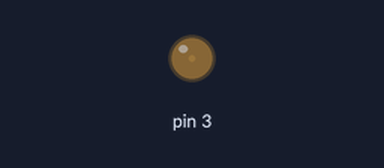
Simulated run of this sketch. Board: Arduino Uno, built with avr-gcc and run on an emulated ATmega328P. On the bench: output pins drawn as LEDs (lit = HIGH).

Above: at 0.05 s.
At 0.5 s:
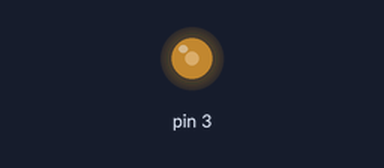
At 0.75 s:
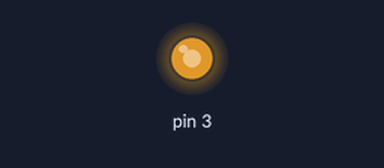
At 1.0 s:
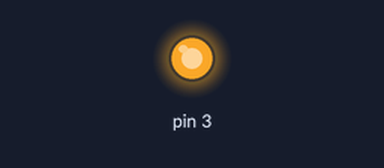
Timing chart, 0 to 3.0 s (numbered marks = the images above):
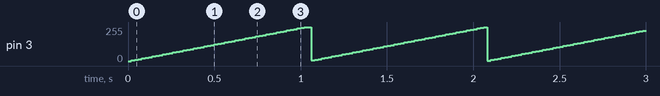

Measured:
- by itself, pin 3: ramps from 0/255 to 255/255 and jumps back, once every 1.0 s

The sketch:

AR08_4led.ino
```cpp
/*
 Dimming 4 leds
 */

int ledR = 3;    // LED connected to digital pin 3
int ledG = 5;
int ledB = 6;
int ledY = 9;

int dimTime = 20;

void setup()  {
  // nothing happens in setup
}

 void loop() {
  dimLed(ledR);
  dimLed(ledG);
  dimLed(ledB);
  dimLed(ledY);
 }

void dimLed(int led)  {
  // fade in from min to max in increments of 5 points:
  for(int fadeValue = 0 ; fadeValue <= 255; fadeValue +=5) {
    // sets the value (range from 0 to 255):
    analogWrite(led, fadeValue);
    // wait for 20 milliseconds to see the dimming effect
    delay(dimTime);
  }

  // fade out from max to min in increments of 5 points:
for(int fadeValue = 255; fadeValue >= 0; fadeValue +=5) {
  // sets the value (range from 0 to 255);
  analogWrite(led, fadeValue);
  // wait for 30 milliseconds to see the dimming effect
  delay(dimTime);
}


}
```
